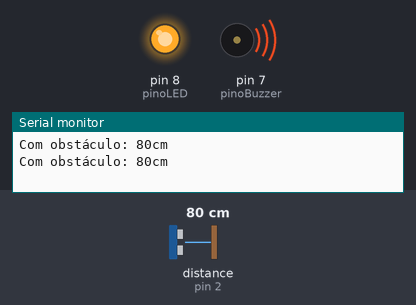
Recording of a sketch running on a simulated Arduino Uno, built with avr-gcc and run on an emulated ATmega328P. On the bench: output pins drawn as LEDs (lit = HIGH), buzzer (waves = sounding), the last lines printed to the serial monitor. Wiring (inferred from the names in the program): ultrasonic range finder: trigger pin 3; echo pin 2. The test bench sets the inputs (shaded band); at power-on: distance to the obstacle (sensor on pin 2) 80 cm. The echo pulse lasts 58.3 µs per cm; pins used as bus, display or sensor lines are not drawn.

Above: at 3.01 s.
3.4 s: distance to the obstacle (sensor on pin 2) set to 86 cm
6.9 s: distance to the obstacle (sensor on pin 2) set to 2 cm
At 7.21 s:
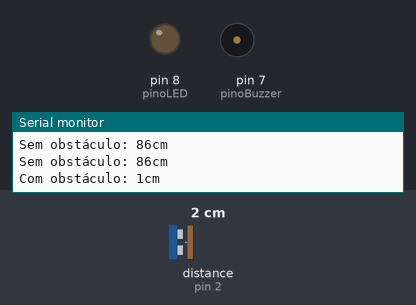
10.4 s: distance to the obstacle (sensor on pin 2) set to 120 cm
13.9 s: distance to the obstacle (sensor on pin 2) set to 4 cm
At 16.51 s:
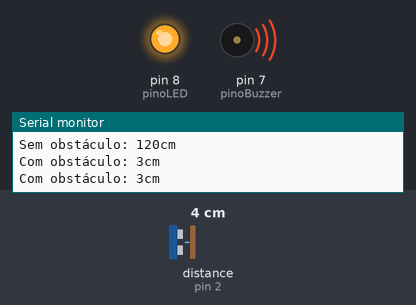
Timing chart, 0 to 18.4 s (numbered marks = the images above; inputs shaded):
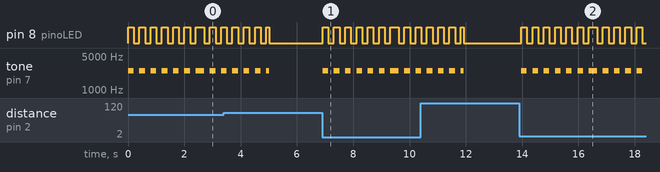

Measured:
- after the input at 6.9 s, pin 8 (pinoLED): goes 6 × (HIGH 0.20 s, LOW 0.20 s), HIGH 0.30 s, LOW 0.20 s, HIGH 0.20 s, LOW 0.20 s, then HIGH, starting at once; tone on pin 7 (pinoBuzzer): goes 6 × (2500 Hz 0.20 s, silent 0.20 s), 2500 Hz 0.30 s, silent 0.20 s, 2500 Hz 0.20 s, silent 0.20 s, then 2500 Hz, starting at once
- after the input at 13.9 s, pin 8 (pinoLED): goes 6 × (HIGH 0.20 s, LOW 0.20 s), HIGH 0.30 s, 4 × (LOW 0.20 s, HIGH 0.20 s), then LOW, starting after 0.07 s; tone on pin 7 (pinoBuzzer): goes 6 × (2500 Hz 0.20 s, silent 0.20 s), 2500 Hz 0.30 s, 4 × (silent 0.20 s, 2500 Hz 0.20 s), then silent, starting after 0.07 s

The sketch:

alarme_com_LED.ino
```cpp
// Variáveis de conexão
const int trig = 3;
const int echo = 2;
const int pinoBuzzer = 7;
const int pinoLED = 8;

// Variáveis globais
const int distancia_obstaculo = 80;

void setup() {
  Serial.begin(9600);
  pinMode(trig, OUTPUT);
  pinMode(echo, INPUT);
  pinMode(pinoBuzzer, OUTPUT);
  pinMode(pinoLED, OUTPUT);
}

void loop() {
  int distancia = sensor_morcego(trig, echo);
  if (distancia <= distancia_obstaculo) {
    Serial.print("Com obstáculo: ");
    Serial.print(distancia);
    Serial.println("cm");
    tone(pinoBuzzer, 2500);
    digitalWrite(pinoLED, HIGH);
    delay(200);
    noTone(pinoBuzzer);
    digitalWrite(pinoLED, LOW);
    delay(200);
    tone(pinoBuzzer, 2500);
    digitalWrite(pinoLED, HIGH);
    delay(200);
    noTone(pinoBuzzer);
    digitalWrite(pinoLED, LOW);
    delay(200);
    tone(pinoBuzzer, 2500);
    digitalWrite(pinoLED, HIGH);
    delay(200);
    noTone(pinoBuzzer);
    digitalWrite(pinoLED, LOW);
    delay(200);
    tone(pinoBuzzer, 2500);
    digitalWrite(pinoLED, HIGH);
    delay(200);
    noTone(pinoBuzzer);
    digitalWrite(pinoLED, LOW);
    delay(200);
    tone(pinoBuzzer, 2500);
    digitalWrite(pinoLED, HIGH);
    delay(200);
    noTone(pinoBuzzer);
    digitalWrite(pinoLED, LOW);
    delay(200);
    tone(pinoBuzzer, 2500);
    digitalWrite(pinoLED, HIGH);
    delay(200);
    noTone(pinoBuzzer);
    digitalWrite(pinoLED, LOW);
    delay(200);
    tone(pinoBuzzer, 2500);
    digitalWrite(pinoLED, HIGH);
  }
  else {
    Serial.print("Sem obstáculo: ");
    Serial.print(distancia);
    Serial.println("cm");
    noTone(pinoBuzzer);
    digitalWrite(pinoLED, LOW);
  }
  delay(100);
}

int sensor_morcego(int pinotrig, int pinoecho) {
  digitalWrite(pinotrig, LOW);
  delayMicroseconds(2);
  digitalWrite(pinotrig, HIGH);
  delayMicroseconds(10);
  digitalWrite(pinotrig, LOW);

  return pulseIn(pinoecho, HIGH)/58;
}
```
